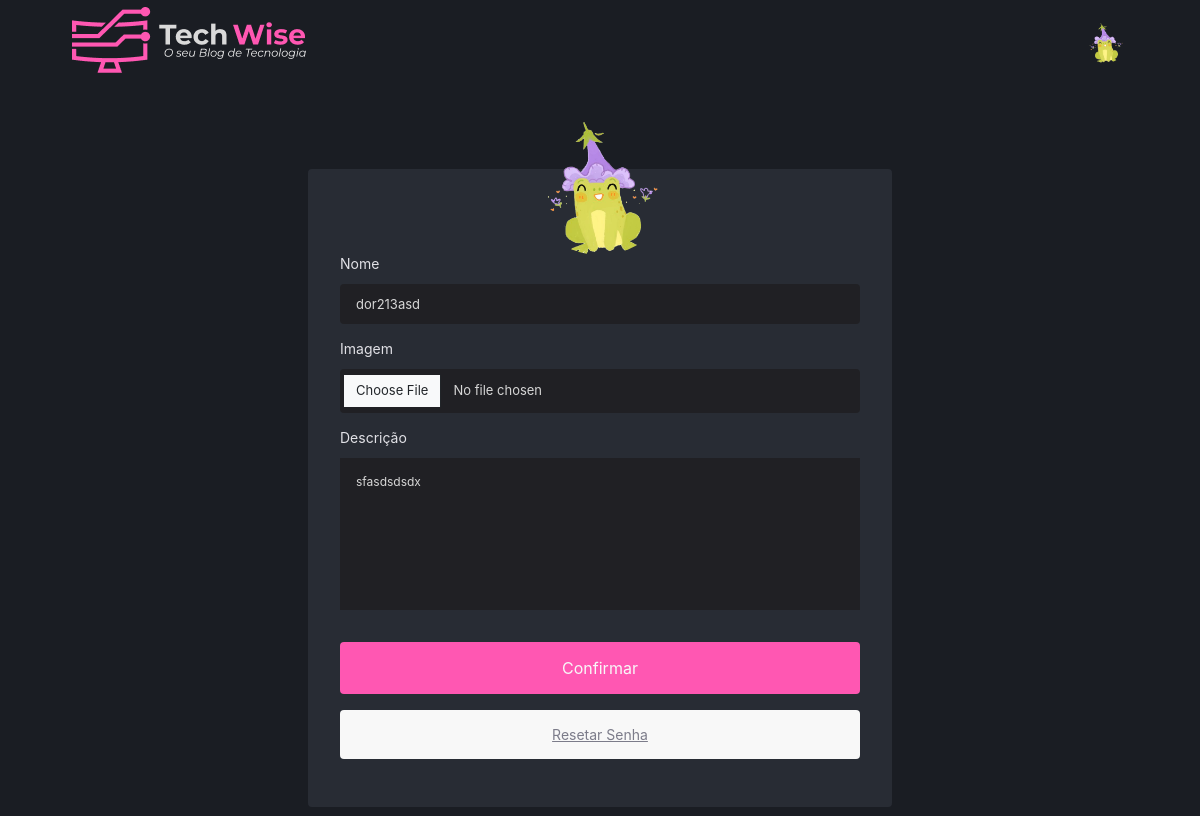
Page /user/perfil (signed in) on the committed database.
### tables this page shows
CREATE TABLE `user` (
  `idUser` int(11) NOT NULL,
  `name` varchar(150) NOT NULL,
  `email` varchar(200) NOT NULL,
  `password` varchar(255) NOT NULL,
  `avatar` varchar(255) DEFAULT NULL,
  `description` text DEFAULT NULL,
  `type` varchar(45) DEFAULT NULL,
  `stats` text DEFAULT NULL
);

### App/Controllers/UserController.php (called while the page is built, shortened)
<?php
class UserController extends Controller
{
    public function perfil()
    {
        $user = new UserDAO;
        self::setViewParam('user', $user->getById($_SESSION['idUser']));
        $this->render('/user/perfil');
    }
}

### index.php (called while the page is built, shortened)
<?php
try {
    $app = new App();
    $app->run();
}catch (\Exception $e){
    $oError = new Erro($e);
    $oError->render();
}

### App/Models/DAO/BaseDAO.php (called while the page is built, shortened)
<?php
abstract class BaseDAO
{
    private $conexao;
    public function __construct()
    {
        $this->conexao = Conexao::getConnection();
    }
    public function select($sql)
    {
        if(!empty($sql))
        {
            return $this->conexao->query($sql);
        }
    }
}

### App/Lib/Conexao.php (called while the page is built, shortened)
<?php
class Conexao
{
    public static function getConnection() {
        $pdoConfig  = DB_DRIVER . ":". "host=" . DB_HOST . ";";
        $pdoConfig .= "dbname=".DB_NAME.";";
        try {
            if(!isset($conn)){
                $conn =  new PDO($pdoConfig, DB_USER, DB_PASSWORD);
                $conn->setAttribute(PDO::ATTR_ERRMODE, PDO::ERRMODE_EXCEPTION);
            }
            return $conn;
        } catch (PDOException $e) {
            throw new Exception("Erro de conexão com o banco de dados. ($e)",500);
        }
    }
}

### App/Models/DAO/UserDAO.php (called while the page is built, shortened)
<?php
class UserDAO extends BaseDAO
{
    public function getById(int $idUser)
    {
        $resultado = $this->select("SELECT * FROM user WHERE idUser = $idUser");
        return $resultado->fetchObject(User::class);
    }
}

### App/Models/Entidades/User.php (called while the page is built, shortened)
<?php
class User
{
    private int $idUser;
    private string $name;
    private ?string $avatar;
    private ?string $description;
	public function getIdUser(): int {
		return $this->idUser;
	}
	public function getName(): string {
		return $this->name;
	}
	public function getAvatar(): ?string {
		return $this->avatar;
	}
	public function getDescription(): string {
		return $this->description;
	}
}

### App/Views/user/perfil.php (the view, shortened to what this page needs)
<div class="loginContainer customContainer" style="margin-top: 8rem;">
  <div class="containerCadastroPost" style=" padding: 2rem;">
    <form action="http://<?php echo APP_HOST; ?>/user/atualizar" method="post" id="form_cadastro" enctype="multipart/form-data">
      <div class="avatarCustomPerfil">
        <div class="avatar">
          <img src="http://<?= APP_HOST ?>/public/images/users/<?= $viewVar['user']->getAvatar() ?>" alt="" />
        </div>
      </div>
      <label>
        <span>
          Nome
        </span>
        <input type="text" name="name" value="<?php echo $viewVar['user']->getName(); ?>">
      </label>
      <label>
        <span>
          Imagem
        </span>
        <input type="file" class="form-control" id="avatar" name="avatar" accept="image/*" />
      </label>
      <label>
        <span>
          Descrição
        </span>
        <textarea rows="8" name="description"><?php echo $viewVar['user']->getDescription(); ?></textarea>
      </label>
      <button type="submit" class="buttonSubmit">Confirmar</button>
      <a href="http://<?php echo APP_HOST; ?>/user/resetPassword/<?php echo $viewVar['user']->getIdUser(); ?>" class="buttonCancel">
       Resetar Senha </a>
    </form>
  </div>
</div>

### App/Views/layouts/menu.php (shortened to what this page needs)
<?php if(!isset($_SESSION["loggedin"]) || !$_SESSION["loggedin"]){ ?>
                    <li <?php if($viewVar['nameController'] == "UserController") { ?> class="active" <?php } ?>>
                        <a class="nav-link" href="http://<?= APP_HOST.'/' ?>">
                    </li>
                <?php } else { ?>
<header class="headerContainer">
  <div class="headerContent">
    <a href="http://<?php echo APP_HOST; ?>/home">
      <img src=" http://<?php echo APP_HOST; ?>/public/icons/logo.png" alt="Logo" />
    </a>
    <div class="container-popover">
      <div class="popover-trigger">
        <div class="popover-btn avatar" style="width: 45px; height: 45px">
          <img src="http://<?php echo APP_HOST; ?>/public/images/users/<?= $viewVar['user']->getAvatar(); ?>"  alt="user" />
        </div>
      </div>
      <?php
}
?>
    </div>
  </div>
</header>

### public/css/style.css (style rules this page uses)
html { position: relative; min-height: 100%; overflow-x: hidden; }
* { box-sizing: border-box; margin: 0; padding: 0; }
.headerContainer { height: 5rem; }
.headerContent { max-width: 1120px; height: 5rem; margin: 0 auto; padding: 0 2rem; display: flex; justify-content: space-between; align-items: center; }
.container-popover { position: relative; }
.popover-trigger { position: relative; display: inline-block; }
body { background: #1a1d23 !important; color: #fff; }
body, input, textarea, select, button { font: 400 1rem "Inter", sans-serif; }
button { cursor: pointer; }
a { color: inherit; text-decoration: none; }
.avatar { height: 64px; width: 64px; border-radius: 999px; }
.avatarCustomPerfil .avatar { height: 150px; width: 150px; margin-top: -6rem; }
.avatarCustomPerfil { display: flex; align-items: center; justify-content: center; }
.avatar img { width: 100%; height: 100%; border-radius: 999px; }
.loginContainer { height: 100vh; width: 100vw; margin: 0 auto; display: flex; align-items: center; justify-content: center; }
.loginContainer form, label { display: flex; flex-direction: column; width: 520px; }
.loginContainer label span { margin-bottom: 12px; font-size: 14px; color: #E1E1E6; }
.loginContainer form input { padding: 12px 16px; background: #202024; border-radius: 4px; border: 0; outline: 0; color: #D7D7D7; margin-bottom: 1rem; font-size: 13px; }
.loginContainer a { display: flex; align-items: center; justify-content: center; color: #7C7C8A; font-size: 14px; text-decoration: underline; }
.buttonSubmit { color: #F8F8F8; padding: 1rem; border-radius: 4px; display: flex; align-items: center; justify-content: center; background: #FF57B2; outline: 0; border: 0; margin-bottom: 1rem; }
.containerCadastroPost { background: #282C34; border-radius: 4px; }
.customContainer { height: 70vh !important; flex-direction: column; }
.containerCadastroPost form textarea { background: #202024; color: #D7D7D7; border: 0; padding: 1rem; font-size: 12px; resize: none; margin-bottom: 2rem; }
.buttonCancel { color: #FF57B2; padding: 1rem; border-radius: 4px; display: flex; align-items: center; justify-content: center; background: #F8F8F8; outline: 0; border: 0; margin-bottom: 1rem; }

### rows in the picture
user: avatar (picture), name "dor213asd", description "sfasdsdsdx"
